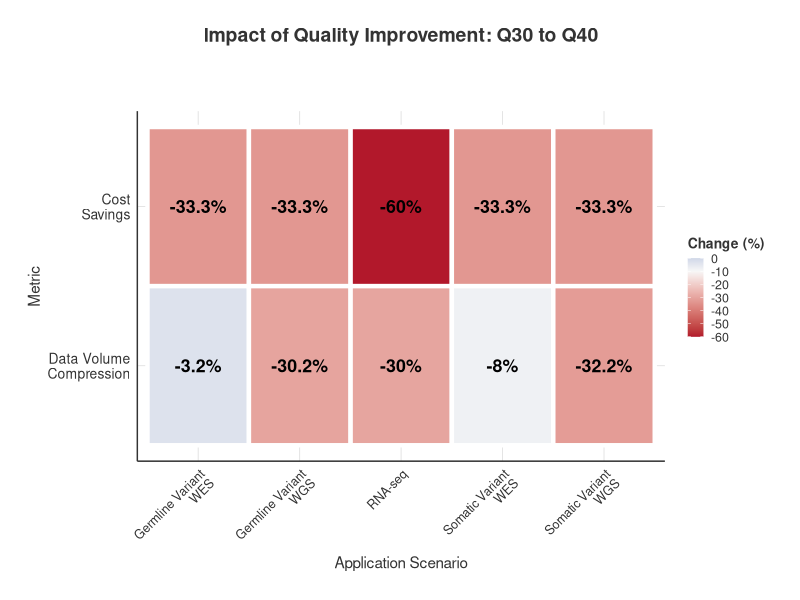

This chart was generated by the following R code:
# Load required libraries
library(ggplot2)
library(dplyr)
library(tidyr)
library(scales)
library(ggpubr)
library(forcats)

setwd('/Users/duanshumeng/生物信息/PGx_lab/HCC1395/ElementVSIllumina/文章/GB投稿/Reviewer_comments_reply/Figures')
# Create data frame
seq_data <- data.frame(
  Application_scenarios = c("RNA-seq", "RNA-seq", 
                            "Germline Variant\nWES", "Germline Variant\nWES",
                            "Somatic Variant\nWES", "Somatic Variant\nWES",
                            "Germline Variant\nWGS", "Germline Variant\nWGS",
                            "Somatic Variant\nWGS", "Somatic Variant\nWGS"),
  Type = rep(c("Q30", "Q40"), 5),
  Volume_GB = c(10, 4, 1.05, 0.7, 3.15, 2.1, 96, 64, 288, 192),
  Total_Cost_RMB = c(600, 420, 331.5, 321, 394.5, 363, 3180, 2220, 8940, 6060),
  Data_volume_compression_ratio = c(NA, 60, NA, 33.3, NA, 33.3, NA, 33.3, NA, 33.3),
  Cost_compression_ratio = c(NA, 24, NA, 2.2, NA, 5.8, NA, 28.8, NA, 31.7)
)

# Create grouping variables
seq_data$Group <- factor(seq_data$Application_scenarios, 
                         levels = unique(seq_data$Application_scenarios))
seq_data$Quality <- factor(seq_data$Type, levels = c("Q30", "Q40"))

# Compute change percentages
seq_data <- seq_data %>%
  dplyr::group_by(Application_scenarios) %>%
  dplyr::mutate(
    Volume_change_pct = (Volume_GB[Quality == "Q30"] - Volume_GB[Quality == "Q40"]) / Volume_GB[Quality == "Q30"] * 100,
    Cost_change_pct = (Total_Cost_RMB[Quality == "Q30"] - Total_Cost_RMB[Quality == "Q40"]) / Total_Cost_RMB[Quality == "Q30"] * 100
  ) %>%
  ungroup()

# Nature-style theme settings
nature_theme <- theme_minimal(base_size = 11) +
  theme(
    text = element_text(color = "#333333"),
    plot.title = element_text(size = 14, face = "bold", hjust = 0.5, 
                              margin = margin(b = 15)),
    plot.subtitle = element_text(size = 11, hjust = 0.5, color = "#666666",
                                 margin = margin(b = 20)),
    axis.title = element_text(size = 11, face = "plain"),
    axis.text = element_text(size = 10, color = "#333333"),
    axis.text.x = element_text(angle = 45, hjust = 1, vjust = 1),
    axis.line = element_line(color = "#333333", size = 0.5),
    panel.grid.major = element_line(color = "#E0E0E0", size = 0.3),
    panel.grid.minor = element_blank(),
    panel.border = element_blank(),
    panel.spacing = unit(1, "lines"),
    legend.position = "top",
    legend.title = element_text(size = 10, face = "bold"),
    legend.text = element_text(size = 9),
    legend.key = element_rect(fill = "white", color = NA),
    legend.key.size = unit(0.4, "cm"),
    plot.margin = margin(20, 20, 20, 20),
    strip.text = element_text(size = 10, face = "bold")
  )


# 3. Visualize change percentages (heatmap style)
change_data <- seq_data %>%
  filter(Quality == "Q40") %>%
  mutate(
    Data_volume_change = -Volume_change_pct,  # convert to positive to indicate compression
    Cost_saving = -Cost_change_pct            # convert to positive to indicate savings
  ) %>%
  select(Application_scenarios, Data_volume_change, Cost_saving) %>%
  pivot_longer(cols = c(Data_volume_change, Cost_saving), 
               names_to = "Metric", values_to = "Value")

p3 <- ggplot(change_data, aes(x = Application_scenarios, y = Metric, fill = Value)) +
  geom_tile(color = "white", size = 1.5) +
  geom_text(aes(label = paste0(round(Value, 1), "%")), 
            color = "black", size = 4.5, fontface = "bold") +
  scale_fill_gradient2(low = "#B2182B", mid = "#F7F7F7", high = "#2166AC", 
                       midpoint = -10, 
                       limits = c(-60, 0),
                       name = "Change (%)",
                       breaks = c(-60,-50,-40,-30,-20,-10,0)) +
  scale_y_discrete(labels = c("Data Volume\nCompression", "Cost\nSavings")) +
  labs(title = "Impact of Quality Improvement: Q30 to Q40",
       subtitle = "",
       x = "Application Scenario",
       y = "Metric") +
  nature_theme +
  theme(legend.position = "right",
        axis.text.x = element_text(angle = 45, hjust = 1, vjust = 1, size = 9))

ggsave('Extend-Fig6.cost-saving.pdf',p3,width=8.15, height=5.7,dpi = 300)